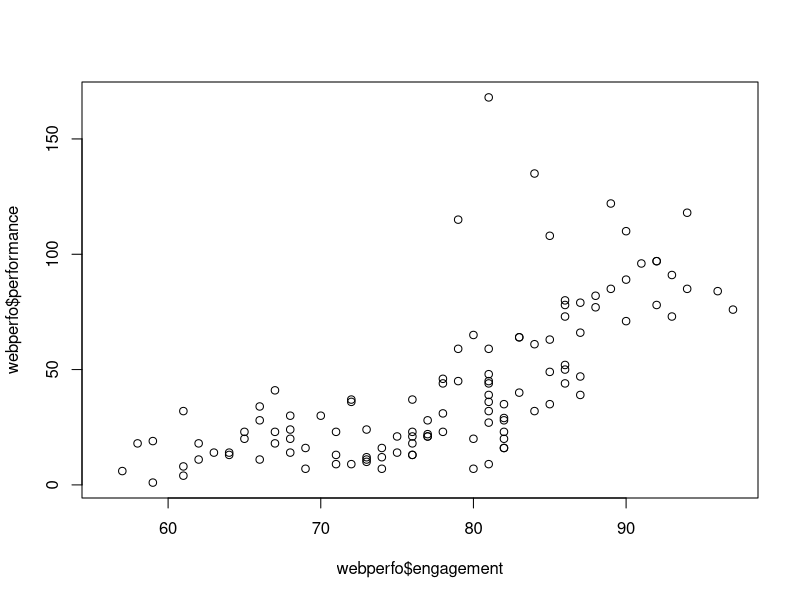
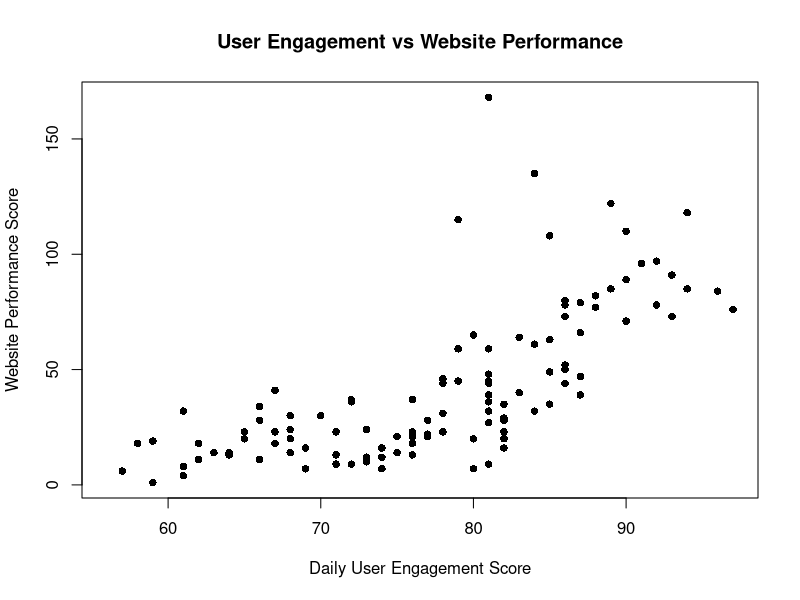
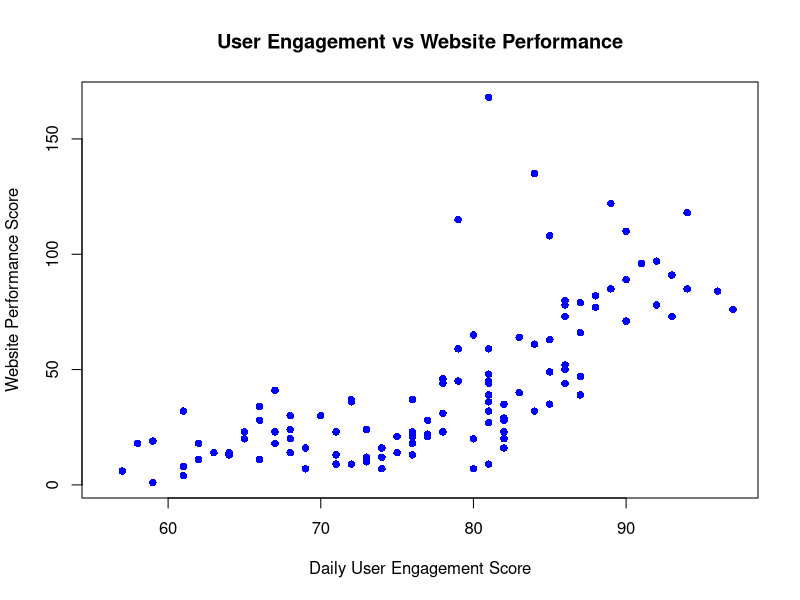
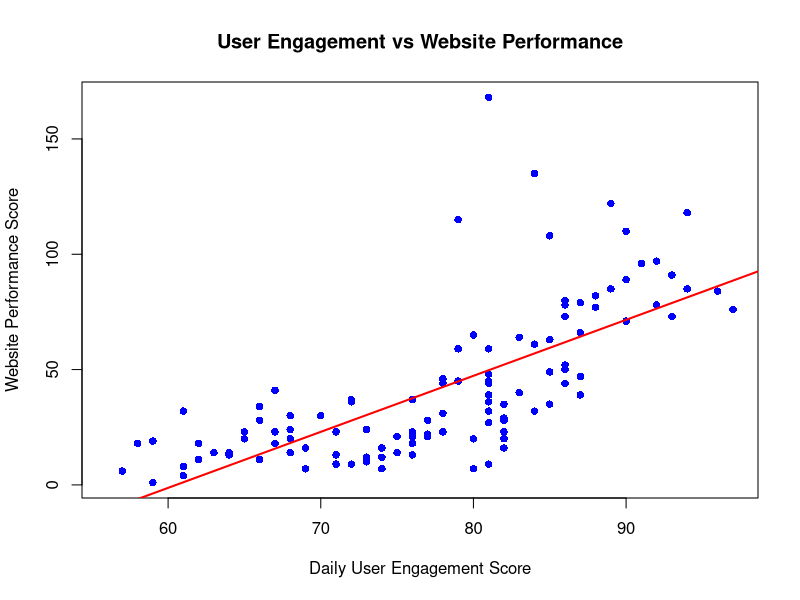

Here is the R script that generated these plots, in order:
## ---- chunk 1
knitr::opts_chunk$set(echo = TRUE)
## ---- chunk 2
regional_sales <- data.frame(
  region = c("North", "South", "East", "West", "North", "South", "East", "West",
             "North", "South", "East", "West", "North", "South", "East", 
             "North", "South","North"),  
  quarter = c(rep(c("Q1", "Q2", "Q3", "Q4"), each = 4), "Q4", "Q4"),
  revenue = c(125000, 98000, 115000, 102000, 
              138000, 105000, 128000, 118000,
              142000, 89000, 135000, 125000,
              155000, 112000, 148000, 165000, 
              120000, 91250),
  customers = c(450, 380, 420, 395, 
                485, 415, 465, 445,
                520, 350, 485, 470,
                575, 425, 545, 590, 435,324)
)
## ---- chunk 3
str(regional_sales)
## ---- chunk 4
summary(regional_sales)
## ---- chunk 5
head(regional_sales)
## ---- chunk 6
unique(regional_sales$region)
unique(regional_sales$quarter)
## ---- chunk 7
 sum(regional_sales$customers)
## ---- chunk 8
sum(is.na(regional_sales))
## ---- chunk 9
table(regional_sales$region)
table(regional_sales$quarter)
## ---- chunk 10
regional_sales[regional_sales$revenue < 90000, ]
## ---- chunk 11
regional_sales[regional_sales$revenue > 140000, ]
high_perf <- regional_sales[regional_sales$revenue > 140000, ]

nrow(high_perf)
## ---- chunk 12
regional_sales[regional_sales$quarter == "Q4" & 
               regional_sales$revenue > 130000 & 
               regional_sales$customers > 500, ]
## ---- chunk 13
# Filter for North OR East regions
north_east <- regional_sales[regional_sales$region == "North" | 
                             regional_sales$region == "East", ]

# Calculate average revenue for North and East
mean_NE <- mean(north_east$revenue)

# Calculate overall average revenue
mean_all <- mean(regional_sales$revenue)

# Display both results
mean_NE
mean_all
## ---- chunk 14
# Create a performance flag
regional_sales$low_perf <- regional_sales$revenue < 100000 | 
                           regional_sales$customers < 400

# Count how many records are flagged
sum_low <- sum(regional_sales$low_perf)

# Calculate the percentage of total records
perc_low <- (sum_low / nrow(regional_sales)) * 100

# Display both results
sum_low
perc_low
## ---- chunk 15
# Calculate total revenue by region
total_rev_by_region <- aggregate(revenue ~ region, data = regional_sales, sum)

# Display results
total_rev_by_region
## ---- chunk 16
# Calculate average customers by quarter
avg_customers_by_quarter <- aggregate(customers ~ quarter, data = regional_sales, mean)

# Display results
avg_customers_by_quarter
## ---- chunk 17
# Total revenue across all regions and quarters
total_revenue <- sum(regional_sales$revenue)

# Average revenue per quarter
avg_rev_per_quarter <- aggregate(revenue ~ quarter, data = regional_sales, mean)

# Number of high-performance records (revenue > $140,000)
high_perf_count <- sum(regional_sales$revenue > 140000)

# Display results
total_revenue
avg_rev_per_quarter
high_perf_count
## ---- chunk 18
webperfo <- data.frame(
  engagement = airquality$Temp,
  performance = airquality$Ozone,
  server_load = airquality$Wind
)
head(webperfo)

## ---- chunk 19
summary(webperfo)
## ---- chunk 20
nrow(webperfo)
## ---- chunk 21
max(webperfo$engagement)
## ---- chunk 22
max(webperfo$performance, na.rm = TRUE)
## ---- chunk 23
plot(webperfo$engagement, webperfo$performance)
## ---- chunk 24
plot(x = webperfo$engagement, y = webperfo$performance,
     main = "User Engagement vs Website Performance",
     xlab = "Daily User Engagement Score", 
     ylab = "Website Performance Score",
     pch = 16)
## ---- chunk 25
plot(x = webperfo$engagement, y = webperfo$performance,
     main = "User Engagement vs Website Performance",
     xlab = "Daily User Engagement Score", 
     ylab = "Website Performance Score",
     pch = 16,
     col = "blue")
## ---- chunk 26
plot(x = webperfo$engagement, y = webperfo$performance,
     main = "User Engagement vs Website Performance",
     xlab = "Daily User Engagement Score", 
     ylab = "Website Performance Score",
     pch = 16,
     col = "blue")
     abline(lm(performance ~ engagement, data = webperfo), 
       col = "red", lwd = 2)
## ---- chunk 27
cor(webperfo$engagement, webperfo$performance, use = "complete.obs")
